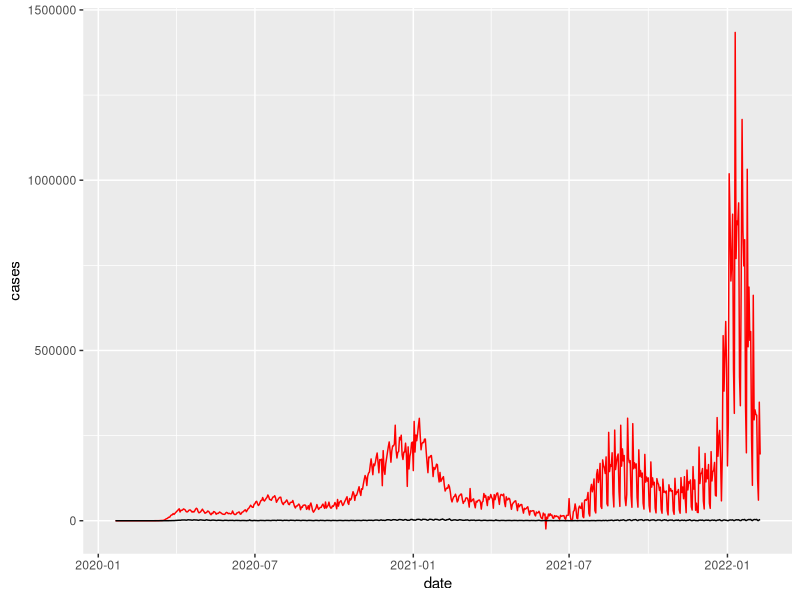
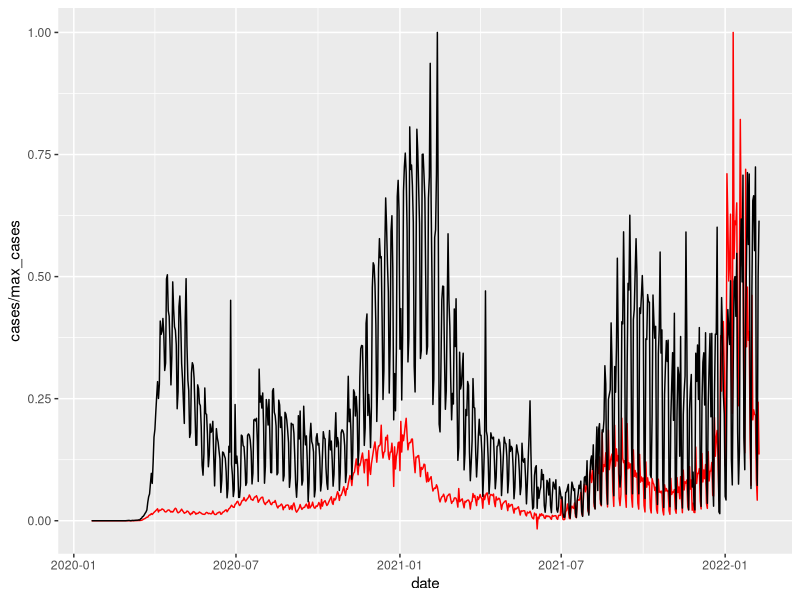

Reproduce these figures in R, in order. (Note: this script raises an error after producing the figures.)
# recreate this brilliant graph: https://scontent-bru2-1.xx.fbcdn.net/v/t39.30808-6/271707360_10167182497640487_5929662526027937568_n.jpg?_nc_cat=109&ccb=1-5&_nc_sid=8bfeb9&_nc_ohc=zz3DWhG9I_4AX_OafmX&tn=D-s71FtFBgBw9nXZ&_nc_ht=scontent-bru2-1.xx&oh=00_AT-b1ihB5JpuFPa8LAfEItOAwnEafSMRgqHgWj9bYx3jkQ&oe=620877BC

# source of the data: https://github.com/nytimes/covid-19-data/blob/bb151f2da348623a793fc32f73a372bc9fe8ace1/rolling-averages/us.csv


library(tidyverse)


covid <- read_csv("data/NYTimes_Covid_us.csv")

# no scaling of deaths and cases: on same scale, deaths are almost invisible

ggplot(covid) + 
  geom_line(aes(x=date, y=cases), color="red") + 
  geom_line(aes(x=date, y=deaths), color="black")

# use percentage of the maximum of deaths and cases as scale:

max_deaths <- max(covid$deaths)
max_cases <- max(covid$cases)

ggplot(covid) + 
  geom_line(aes(x=date, y=cases/max_cases), color="red") + 
  geom_line(aes(x=date, y=deaths/max_deaths), color="black")

# Use percentage of the maximum of LAST YEAR's deaths and cases as scale:

n <- length(covid$deaths) # 750
max_deaths <- max(covid$deaths[1:n-150])
max_cases <- max(covid$cases[1:n-150])

ggplot(covid) + 
  geom_line(aes(x=date, y=cases/max_cases), color="red") + 
  geom_line(aes(x=date, y=deaths/max_deaths), color="black")

# use rolling average instead of raw numbers to efface weekend effect: 

n <- length(covid$deaths_avg) # 750
max_deaths_avg <- max(covid$deaths_avg[1:n-150])
max_cases_avg <- max(covid$cases_avg[1:n-150])

ggplot(covid) + 
  geom_line(aes(x=date, y=cases_avg/max_cases_avg), color="red") + 
  geom_line(aes(x=date, y=deaths_avg/max_deaths_avg), color="black")

# move the deaths 21 days ahead in order to be better able to compare cases and deaths: 

n <- length(covid$deaths_avg) # 750
max_deaths_avg <- max(covid$deaths_avg[1:n-150])
max_cases_avg <- max(covid$cases_avg[1:n-150])

ggplot(covid) + 
  geom_line(aes(x=date, y=cases_avg/max_cases_avg), color="red") + 
  geom_line(aes(x=date-21, y=deaths_avg/max_deaths_avg), color="black")

# add annotation at the peak of this year's and last year's waves:

n <- length(covid$deaths_avg) # 750
max_deaths_avg <- max(covid$deaths_avg[1:(n-150)])
max_cases_avg <- max(covid$cases_avg[1:(n-150)])

(avg_deaths_peak_1 <- max(covid$deaths_avg[1:(n-150)]))
(avg_deaths_peak_2 <- max(covid$deaths_avg[(n-150):n]))

(avg_deaths_peak_1_msg <- paste("peak1:", as.character(round(avg_deaths_peak_1)), "deaths"))
(avg_deaths_peak_2_msg <- paste("peak2:", as.character(round(avg_deaths_peak_2)), "deaths"))

(avg_deaths_peak_1_loc <- which(covid$deaths_avg[1:(n-150)] == avg_deaths_peak_1))
(avg_deaths_peak_2_loc <- (n-150) + which(covid$deaths_avg[(n-150):n] == avg_deaths_peak_2))
(avg_deaths_peak_1_date <- covid$date[avg_deaths_peak_1_loc])
(avg_deaths_peak_2_date <- covid$date[avg_deaths_peak_2_loc])

(avg_deaths_peak_1_msg <- paste("peak 1 (", 
                                as.character(covid$date[avg_deaths_peak_1_loc]), 
                                "): 100 % =",
                                as.character(round(avg_deaths_peak_1)), 
                                "deaths"))
(avg_deaths_peak_2_msg <- paste("peak 2 (", 
                                as.character(covid$date[avg_deaths_peak_2_loc]),
                                "):",
                                as.character(round(100*(avg_deaths_peak_2 / max_deaths_avg))),
                                "% =",
                                as.character(round(avg_deaths_peak_2)), 
                                "deaths"))


(avg_cases_peak_1 <- max(covid$cases_avg[1:(n-150)]))
(avg_cases_peak_2 <- max(covid$cases_avg[(n-150):n]))

(avg_cases_peak_1_loc <- which(covid$cases_avg[1:(n-150)] == avg_cases_peak_1))
(avg_cases_peak_2_loc <- (n-150) + which(covid$cases_avg[(n-150):n] == avg_cases_peak_2))
(avg_cases_peak_1_date <- covid$date[avg_cases_peak_1_loc])
(avg_cases_peak_2_date <- covid$date[avg_cases_peak_2_loc])

(avg_cases_peak_1_msg <- paste("peak 1 (", 
                               as.character(covid$date[avg_cases_peak_1_loc]), 
                               "): 100 % =",
                               as.character(round(avg_cases_peak_1)), 
                               "cases"))
(avg_cases_peak_2_msg <- paste("peak 2 (", 
                               as.character(covid$date[avg_cases_peak_2_loc]), 
                               "):",
                               as.character(round(100*(avg_cases_peak_2 / max_cases_avg))),
                               "% =",
                               as.character(round(avg_cases_peak_2)), 
                               "cases"))

move_deaths <- 21
move_msg <- paste("(deaths moved", as.character(move_deaths), "days back to match cases curve closer)")

ggplot(covid) + 
  geom_line(aes(x=date, y=cases_avg/max_cases_avg), color="red") + 
  geom_line(aes(x=date-move_deaths, y=deaths_avg/max_deaths_avg), color="black") +
  geom_hline(yintercept=1, linetype="dashed", color="darkgrey") + 
  # add points at the peaks:
  annotate("point", x=avg_cases_peak_1_date, y=avg_cases_peak_1 / max_cases_avg, color="red") + 
  annotate("point", x=avg_cases_peak_2_date, y=avg_cases_peak_2 / max_cases_avg, color="red") + 
  annotate("point", x=avg_deaths_peak_1_date-move_deaths, y=avg_deaths_peak_1 / max_deaths_avg, color="black") + 
  annotate("point", x=avg_deaths_peak_2_date-move_deaths, y=avg_deaths_peak_2 / max_deaths_avg, color="black") + 
  # add text annotations at the peaks:
  annotate("text", x=avg_cases_peak_1_date-40, y=0.1 + (avg_cases_peak_1 / max_cases_avg), label=avg_cases_peak_1_msg, color="red") + 
  annotate("text", x=avg_cases_peak_2_date-40, y=0.1 + (avg_cases_peak_2 / max_cases_avg), label=avg_cases_peak_2_msg, color="red") +
  annotate("text", x=avg_deaths_peak_1_date-40-move_deaths, y=0.2 + (avg_deaths_peak_1 / max_deaths_avg), label=avg_deaths_peak_1_msg, color="black") + 
  annotate("text", x=avg_deaths_peak_2_date-40-move_deaths, y=0.1 + (avg_deaths_peak_2 / max_deaths_avg), label=avg_deaths_peak_2_msg, color="black") +
  # add annotation about moving the deaths data to the left:
  annotate("text", x=covid$date[1]-move_deaths, y=-0.15, hjust=0, vjust=0, color="black", label=move_msg) +
  # display the y axis tick labels as percent rather than 1.0, 2.0 etc.:
  scale_y_continuous(labels = scales::percent) +
  # Add title + axis labels:
  labs(y="percentage of last winter's wave", 
       title="Omicron cases and deaths compared to last winter's wave (rolling averages)",
       caption="Data: NYTimes (https://github.com/nytimes/covid-19-data/blob/bb151f2da348623a793fc32f73a372bc9fe8ace1/rolling-averages/us.csv)")+
  theme_bw()

ggsave("plots/covid.png")